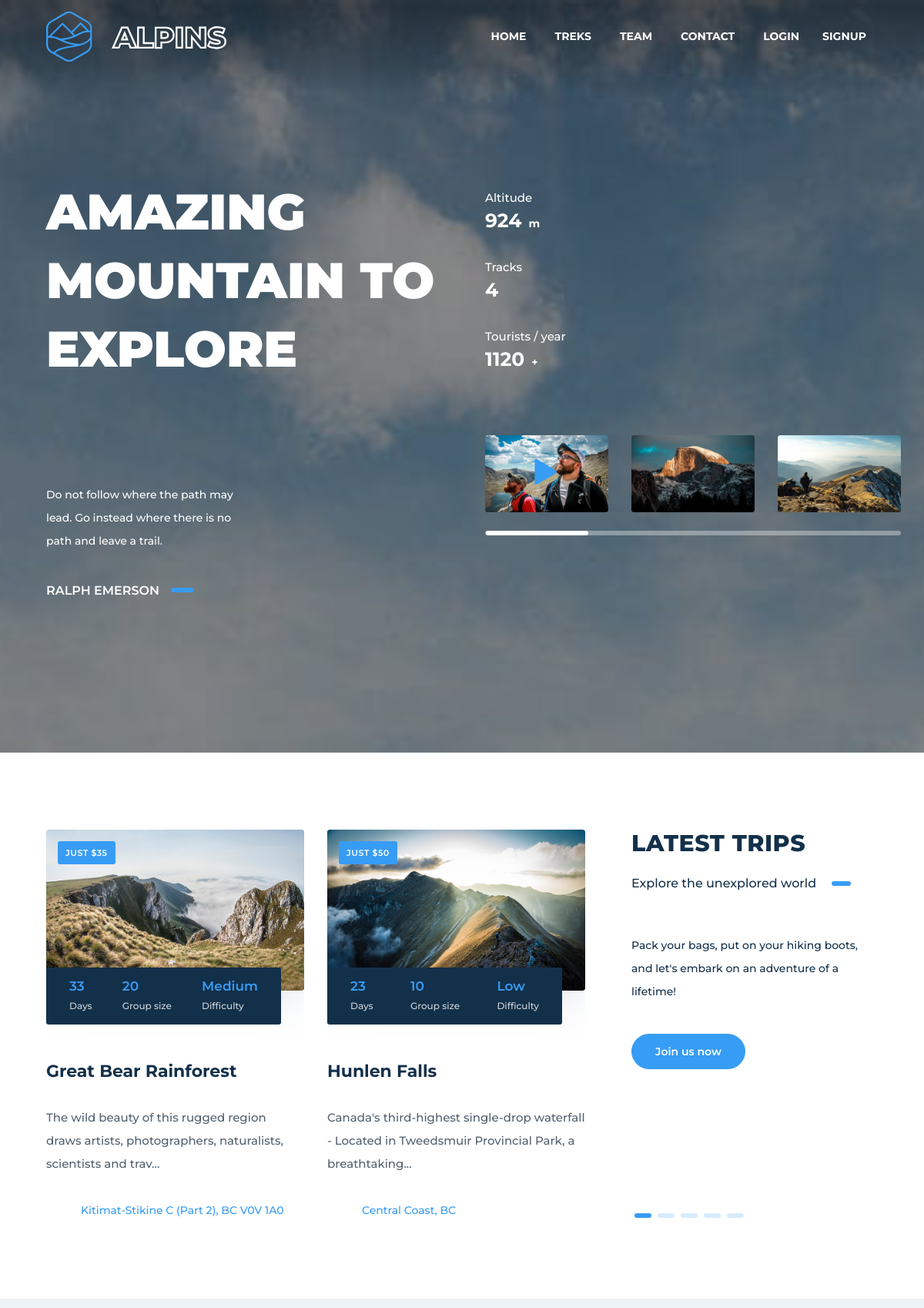
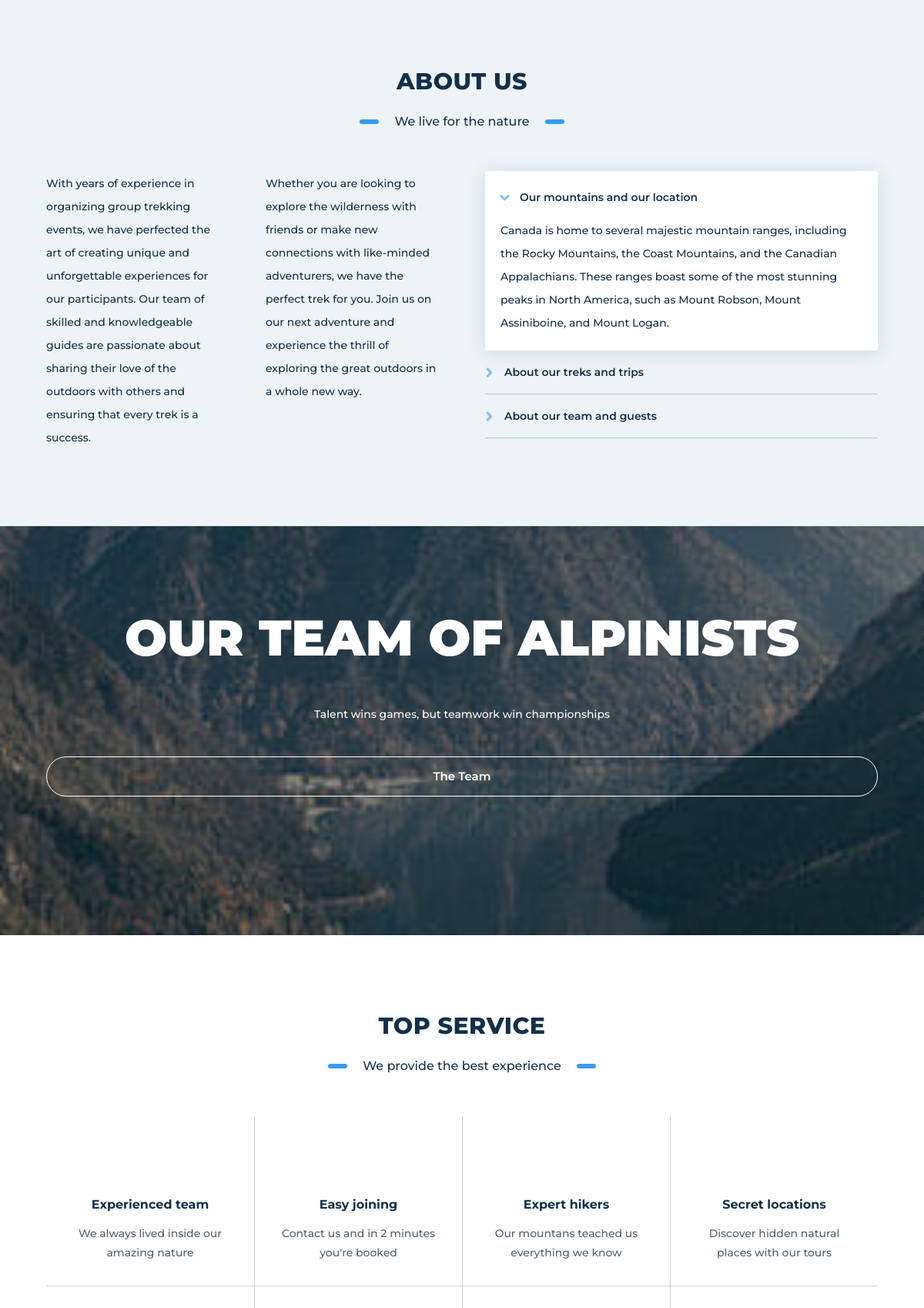
The page / (upper part) on the database its author committed (2 pictures, top to bottom).
### main/models.py (models this page shows, shortened)
class Hike(models.Model):
    LEVEL = [
        ("High", "High"),
        ("Low", "Low"),
        ("Medium", "Medium"),
    ]
    description = models.CharField(max_length=1000)
    duration = models.IntegerField(default=1)
    distance = models.IntegerField(default=1)
    group_size = models.IntegerField(default=1)
    trail = models.CharField(max_length=1000)
    address = models.CharField(max_length=100)
    mountain = models.CharField(max_length=100)
    altitude = models.IntegerField(default=1)
    area = models.IntegerField(default=1)
    cost = models.IntegerField(default=1)
    level = models.CharField(max_length=100, choices=LEVEL, default='High')
    hike_date = models.DateField()
    available_capcity = models.IntegerField(default=0)
    gmap_url = models.CharField(max_length=10000)
    user_id = models.ForeignKey(Guide, on_delete= models.CASCADE, null=False)
    image = models.ImageField(upload_to='images/Hikes/',null = True, blank=True)
    image_name = models.CharField(max_length=500, null = True, blank=True)
    created_at = models.DateTimeField(auto_now_add=True)
    updated_at = models.DateTimeField(auto_now=True)

### main/views.py (the view, shortened to what this page needs)
# urls.py: path('', views.index, name='index'),
def index(request):
    list(messages.get_messages(request))
    return render(request, 'index.html', {"treks": Hike.objects.all().order_by('-id')[:5]})

### main/templates/index.html (shortened to what this page needs)
{% extends 'base.html' %}
{% load static %}
{% block main_content %}
<main>
    <section class="section-image section-full-width-right light ken-burn-center" data-parallax="scroll" data-image-src="{% static 'media/hd-1.jpg' %}">
        <div class="container">
            <hr class="space-lg" />
            <hr class="space-sm" />
            <div class="row">
                <div class="col-lg-6">
                    <h1 data-anima="fade-left" data-time="2000" class="text-lg text-uppercase text-black">Amazing mountain to explore</h1>
                    <hr class="space-lg" />
                    <hr class="space-sm hidden-lg" />
                    <ul class="slider width-50" data-options="type:slider,perView:1">
                        <li>
                            <p class="quote">
                                Do not follow where the path may lead. Go instead where there is no path and leave a trail.
                                <span class="quote-author">Ralph Emerson</span>
                            </p>
                        </li>
                    </ul>
                </div>
                <div class="col-lg-6">
                    <hr class="space-xs" />
                    <div class="counter counter-vertical counter-icon">
                        <div>
                            <h3>Altitude</h3>
                            <div class="value">
                                <span class="text-md" data-to="1650" data-speed="5000">1650</span>
                                <span>m</span>
                            </div>
                        </div>
                    </div>
                    <hr class="space-sm" />
                    <div class="counter counter-vertical counter-icon">
                        <div>
                            <h3>Tracks</h3>
                            <div class="value">
                                <span class="text-md" data-to="7" data-speed="5000">7</span>
                            </div>
                        </div>
                    </div>
                    <hr class="space-sm" />
                    <div class="counter counter-vertical counter-icon">
                        <div>
                            <h3>Tourists / year</h3>
                            <div class="value">
                                <span class="text-md" data-to="2000" data-speed="5000">2000</span>
                                <span>+</span>
                            </div>
                        </div>
                    </div>
                    <hr class="space" />
                    <ul class="slider" data-options="type:carousel,nav:true,perView:3,perViewLg:2,perViewSm:1,gap:30,controls:out,autoplay:3000">
                        <li>
                            <a class="img-box btn-video lightbox" href="https://www.youtube.com/watch?v=oFIdIVngeYA" data-lightbox-anima="fade-top">
                                <img src="{% static 'media/image-1.jpg' %}" alt="">
                            </a>
                        </li>
                        <li>
                            <a class="img-box lightbox" href="{% static 'media/image-2.jpg' %}" data-lightbox-anima="fade-top">
                                <img src="{% static 'media/image-2.jpg' %}" alt="">
                            </a>
                        </li>
                        <li>
                            <a class="img-box lightbox" href="{% static 'media/image-3.jpg' %}" data-lightbox-anima="fade-top">
                                <img src="{% static 'media/image-3.jpg' %}" alt="">
                            </a>
                        </li>
                    </ul>
                </div>
            </div>
            <hr class="space-lg" />
        </div>
    </section>
    <section class="section-base">
        <div class="container">
            <div class="row">
                <div class="col-lg-8">
                    <ul class="slider controls-right" data-options="type:carousel,nav:true,perView:2,perViewSm:1,gap:30,controls:out">
                    {% for i in treks %}
                        <li>
                            <div class="cnt-box cnt-box-info" data-href="treks-single.html">
                                <div class="extra-field">Just ${{ i.cost }}</div>
                                <a href="singleTrek/{{i.pk}}" class="img-box"><img src="{{ i.image.url }}" alt="" /></a>
                                <div class="caption">
                                    <h2>{{ i.mountain }}</h2>
                                    <div class="cnt-info">
                                        <div><span>Days</span><span>{{ i.duration }}3</span></div>
                                        <div><span>Group size</span><span>{{ i.group_size }}</span></div>
                                        <div><span>Difficulty</span><span>{{ i.level }}</span></div>
                                    </div>
                                    <p>
                                        {{ i.description|slice:":100" }}...
                                    </p>
                                    <div class="bottom-info">
                                        {{ i.address }}
                                    </div>
                                </div>
                            </div>
                        </li>
                    {% endfor %}
                    </ul>
                </div>
                <div class="col-lg-4">
                    <div class="title">
                        <h2>Latest trips</h2>
                        <p>Explore the unexplored world</p>
                    </div>
                    <p>
                        Pack your bags, put on your hiking boots, and let's embark on an adventure of a lifetime!
                    </p>
                    <a href="treks" class="btn btn-circle btn-xs">Join us now</a>
                </div>
            </div>
        </div>
    </section>
    <section class="section-base section-color">
        <div class="container">
            <div class="title align-center align-left-md">
                <h2>About us</h2>
                <p>We live for the nature</p>
            </div>
            <div class="row">
                <div class="col-lg-3">
                    <p>
                        With years of experience in organizing group trekking events, we have perfected the art of creating unique and unforgettable experiences for our participants. Our team of skilled and knowledgeable guides are passionate about sharing their love of the outdoors with others and ensuring that every trek is a success.
                    </p>
                </div>
                <div class="col-lg-3 no-margin-md">
                    <p>
                        Whether you are looking to explore the wilderness with friends or make new connections with like-minded adventurers, we have the perfect trek for you. Join us on our next adventure and experience the thrill of exploring the great outdoors in a whole new way.
                    </p>
                </div>
                <div class="col-lg-6">
                    <ul class="accordion-list" data-open="1">
                        <li>
                            <a href="#">Our mountains and our location</a>
                            <div class="content">
                                <p>
                                    Canada is home to several majestic mountain ranges, including the Rocky Mountains, the Coast Mountains, and the Canadian Appalachians. These ranges boast some of the most stunning peaks in North America, such as Mount Robson, Mount Assiniboine, and Mount Logan.
                                </p>
                            </div>
                        </li>
                        <li>
                            <a href="#">About our treks and trips</a>
                        </li>
                        <li>
                            <a href="#">About our team and guests</a>
                        </li>
                    </ul>
                </div>
            </div>
        </div>
    </section>
    <section class="section-slider alpins-slider light section-full-width-left" data-slider-parallax="true" data-interval="0">
        <div class="background-slider">
        </div>
        <div class="container">
            <div class="row" >
                <div class="col-lg-12" data-anima="fade-left" data-time="2000" >
                    <h1 class="text-lg text-uppercase text-black d-flex justify-content-center text-center">Our team of Alpinists</h1>
                    <p class="d-flex justify-content-center text-center">
                        Talent wins games, but teamwork win championships
                    </p>
                    <a href="{% url 'main:team' %}" class="btn btn-sm btn-circle btn-border d-flex justify-content-center">The Team</a>
                    <hr class="space hidden-md" />
                </div>
            </div>
        </div>
    </section>
    <section class="section-base">
        <div class="container">
            <div class="title align-center">
                <h2>Top service</h2>
                <p>We provide the best experience</p>
            </div>
            <table class="table table-grid table-border table-6-md">
                <tbody>
                    <tr>
                        <td>
                            <div class="icon-box icon-box-top align-center">
                                <i class="im-foot-2"></i>
                                <div class="caption">
                                    <h3>Experienced team</h3>
                                    <p>We always lived inside our amazing nature</p>
                                </div>
                            </div>
                        </td>
                        <td>
                            <div class="icon-box icon-box-top align-center">
                                <i class="im-icq"></i>
                                <div class="caption">
                                    <h3>Easy joining</h3>
                                    <p>Contact us and in 2 minutes you're booked</p>
                                </div>
                            </div>
                        </td>
                        <td>
                            <div class="icon-box icon-box-top align-center">
                                <i class="im-landscape"></i>
                                <div class="caption">
                                    <h3>Expert hikers</h3>
                                    <p>Our mountans teached us everything we know</p>
                                </div>
                            </div>
                        </td>
                        <td>
                            <div class="icon-box icon-box-top align-center">
                                <i class="im-forest"></i>
                                <div class="caption">
                                    <h3>Secret locations</h3>
                                    <p>Discover hidden natural places with our tours</p>
                                </div>
                            </div>
                        </td>
                    </tr>
                    <tr>
                        <td>
                        </td>
                        <td>
                        </td>
                        <td>
                        </td>
                        <td>
                        </td>
                    </tr>
                </tbody>
            </table>
        </div>
    </section>
</main>
{% endblock %}

### main/static/themekit/css/glide.css (style rules this page uses)
.glide * { box-sizing: inherit; }
.glide__slide { width: 100%; height: 100%; flex-shrink: 0; cursor: grab; white-space: normal; user-select: none; -webkit-touch-callout: none; -webkit-tap-highlight-color: transparent; }
.glide__slide a { user-select: none; -webkit-user-drag: none; -moz-user-select: none; -ms-user-select: none; }

### main/static/themekit/css/content-box.css (style rules this page uses)
.cnt-box { position: relative; overflow: hidden; }
.cnt-box .caption h2 { font-size: 20px; margin-top: 0; margin-bottom: 15px; }
.cnt-box .caption p { font-size: 15px; margin: 0; }
.cnt-box-info { position: relative; }
.cnt-box-info .cnt-info { padding: 15px 0; }
.cnt-box-info .cnt-info > div { display: flex; justify-content: space-between; }
.cnt-box-info .caption { padding-top: 30px; }
.cnt-box-info .bottom-info { padding: 15px 0 0 0; }
.cnt-box-info .extra-field { position: absolute; z-index: 1; margin: 15px; }

### rows shown on the page
Hike: cost "35", image (picture), mountain "Great Bear Rainforest", duration "3", group_size "20", level "Medium", description "The wild beauty of this rugged region draws artists, photographers, naturalists, scientists and trav", address "Kitimat-Stikine C (Part 2), BC V0V 1A0"
Hike: cost "50", image (picture), mountain "Hunlen Falls", duration "2", group_size "10", level "Low", description "Canada's third-highest single-drop waterfall - Located in Tweedsmuir Provincial Park, a breathtaking", address "Central Coast, BC"
